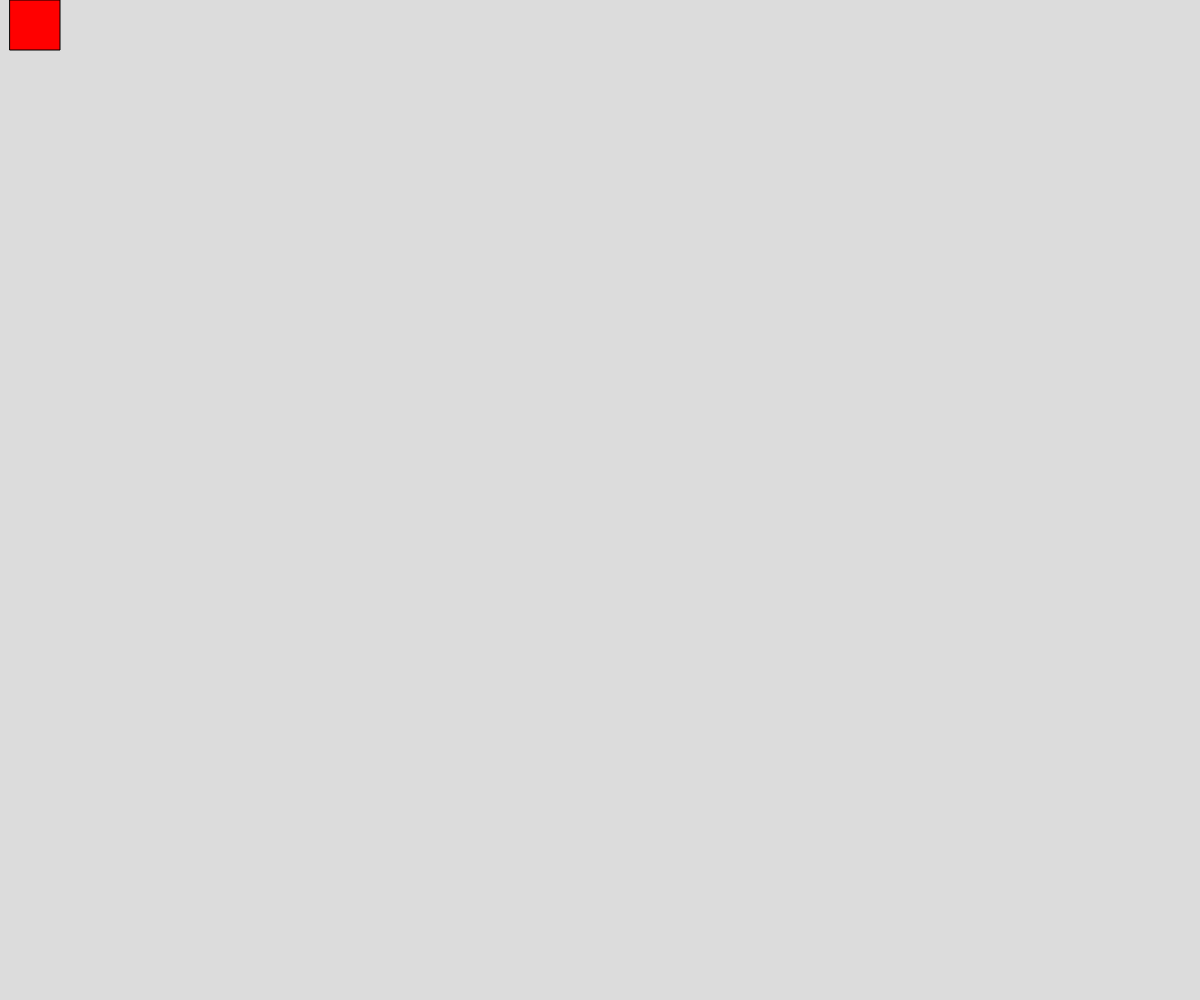
Frame 1 (no input)
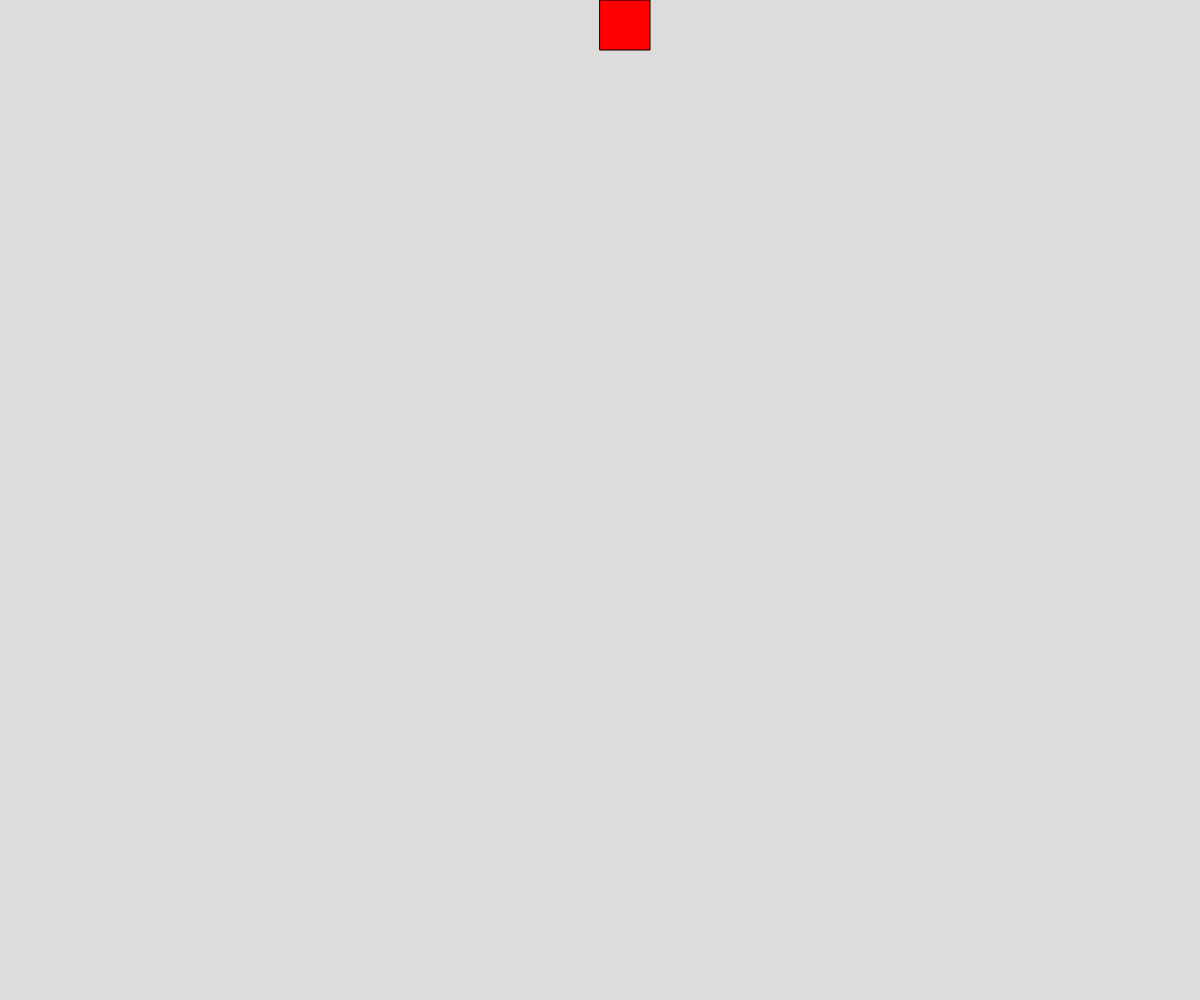
Frame 60 (no input)
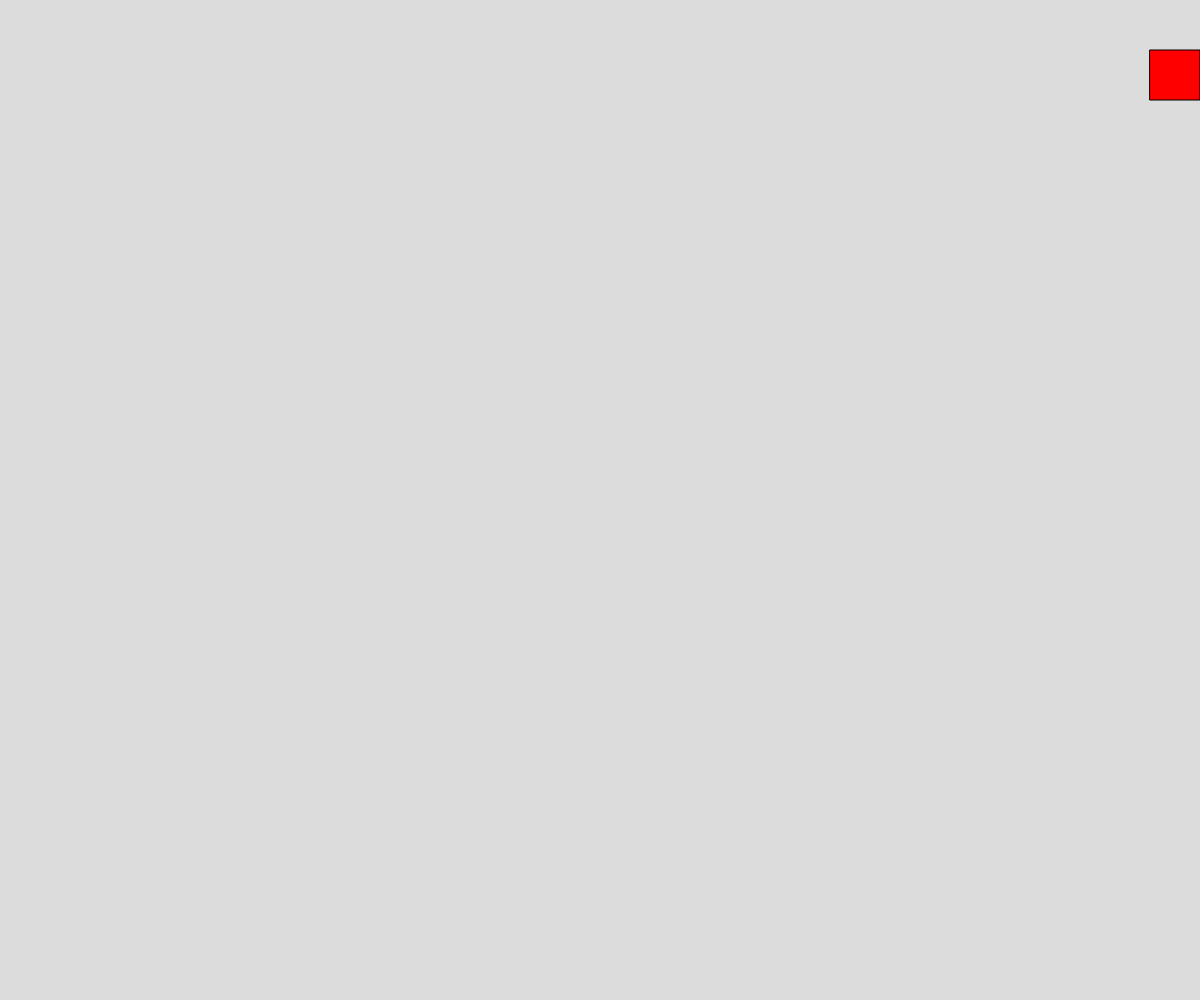
Frame 120 (the mouse pressed at the canvas centre since frame 60)

The p5.js sketch that drew these frames (run headless with seeded random() and noise() and a simulated clock; from frame 60 on, the mouse is pressed at the canvas centre):

// p5.js sketch
// ── sketch.js
// Square Moving Around Screen
// Sept 19, 2024

let x = 0;
let y = 0;
let speed = 10
let squareSize = 50;
let state = "right";

function setup() {
  createCanvas(windowWidth, windowHeight);
}

function draw() {
  background(220);
  moveSquare();
  displaySquare();
}

function moveSquare(){
  if(state === "right"){
    x += speed;
    if(x >= width - squareSize){
      state = "down";
    }
  }
  
  else if(state === "down"){
    y += speed;
    if(y>= height - squareSize){
      state ="left";
    }
  }
  
  else if(state === "left"){
    x-= speed;
    if( x === 0){
      state = "up";
    }
  }
  
  else if(state === "up"){
    y -= speed;
    if(y === 0){
      state = "right";
    }
  }
}

function displaySquare(){
  fill("red");
  square(x, y, squareSize);
}
